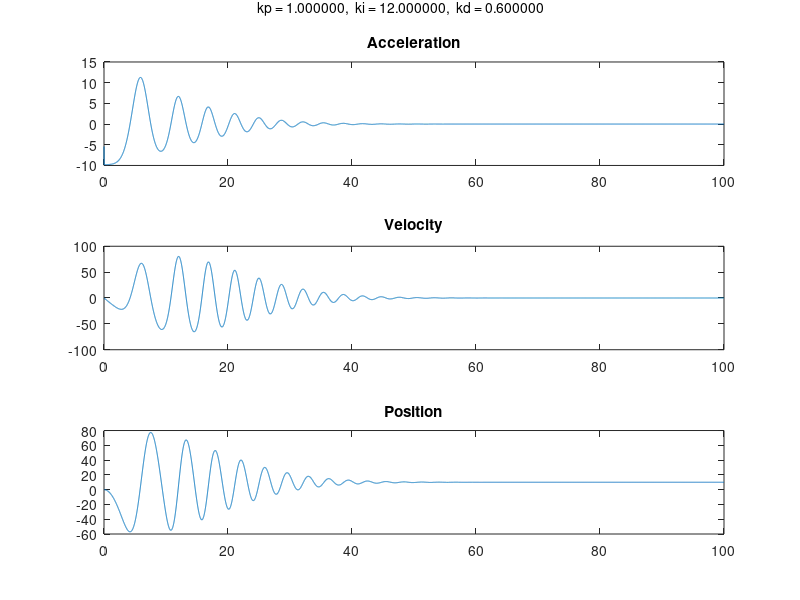

Reproduce this figure in MATLAB.
function main() %initial values
    g = 9.82;
    
    kp = 1.0;%3;
    ki = 12.0;%5.5;
    kd = 0.6;%4;

    a = [ 0 ; 0 ; -g ];
    v0 = zeros(3,1);
    v = v0;
    pos = zeros(3,1);
    thetaVec = zeros(3,1);
    
    refHeight = 10;
    
   %an = a; 
    %vn = v;
    %pn = pos;

    m = 1;   
    L = 0.25;
    k = 3e-6;
    
    h = 0.01;
    ta = 0:h:100;
    counter = 0;
    
    posVec = zeros(3,numel(ta));
    velVec = zeros(3,numel(ta));
    accVec = zeros(3,numel(ta));
    
    %pnVec = posVec;
    %vnVec = velVec;
    %anVec = accVec;
    %sumA = zeros(3,1);
    
    e = pos(3)-refHeight;
    integral = 0;
    %inputs= zeros(4,1);
    %thrustTot = zeros(4,1);
    
    %en = pn(3)-refHeight;
    %integraln = 0;
    %inputsn= zeros(4,1);
    %thrustTotn = zeros(4,1);
    
    %rotMat = zeros(3);
    
    for t = ta;
        counter = counter +1;
       
        eprev = e;
        e = refHeight - pos(3);
        
%         enprev = en;
%         en = refHeight - pn(3);
        
        [inputs, integral] = pidHeight( kp,ki,kd,e, eprev, h, integral);
        thrustTot = thrust(k,inputs);
        
%         [inputsn, integraln] = pidHeightn( en, enprev, h, integraln);
%         thrustTotn = thrust(k,inputsn);
%         
        rotMat = rotation( thetaVec );
        
        %uppdatera vinklar
        %accelerationen 
        a = acceleration(g, rotMat, thrustTot, m);
        v = velocity(a, t, v0);
        
        %an = Ftempn/m -[0;0;g];
%         an = -[0;0;g] + (rotMat * [0;0;thrustTotn]) ./ m;
%         sumA = an + sumA;
%         vn = h * sumA;
%         pn = pn + vn*h;
        
        pos = pos + h * v; %Euler
        
        posVec(:,counter) = pos;
        velVec(:,counter) = v;
        accVec(:,counter) = a;
        
%         pnVec(:,counter) = pn;
%         vnVec(:,counter) = vn;
%         anVec(:,counter) = an;
    end
%     figure
%         subplot(1,3,1)
%         plot(ta, accVec(1,:))       %plot z acc
%         title('Acceleration')
%             subplot(1,3,2)
%             plot(ta,velVec(1,:))    %plot z vel
%             title('Velocity')
%                 subplot(1,3,3)
%                 plot(ta, posVec(1,:))%plot z pos
%                 title('Position')
%                 
%     figure
%         subplot(1,3,1)
%         plot(ta, accVec(2,:))       %plot z acc
%         title('Acceleration')
%             subplot(1,3,2)
%             plot(ta,velVec(2,:))    %plot z vel
%             title('Velocity')
%                 subplot(1,3,3)
%                 plot(ta, posVec(2,:))%plot z pos
%                 title('Position')
    figure
        subplot(3,1,1)
        plot(ta, accVec(3,:))       %plot z acc
        title('Acceleration')
            subplot(3,1,2)
            plot(ta,velVec(3,:))    %plot z vel
            title('Velocity')
                subplot(3,1,3)
                plot(ta, posVec(3,:))%plot z pos
                title('Position')
                str = sprintf('\b kp = %f,  ki = %f,  kd = %f',kp,ki,kd);
                ha = axes('Position',[0 0 1 1],'Xlim',[0 1],'Ylim',[0 
1],'Box','off','Visible','off','Units','normalized', 'clipping' , 'off');

text(0.5, 1,str,'HorizontalAlignment' ,'center','VerticalAlignment', 'top')
                
%     figure
%         subplot(3,1,1)
%         plot(ta, anVec(3,:))         %plot z acc
%         title('Acceleration')
%             subplot(3,1,2)
%             plot(ta,vnVec(3,:))      %plot z vel
%             title('Velocity')
%                 subplot(3,1,3)
%                 plot(ta, pnVec(3,:)) %plot z pos
%                 title('Position')
                
     
end

function acc = acceleration(g , rotMat, thrustTot, m)
    gravity = [0; 0; -g];
    %acc = gravity + Ftemp / m;
    acc = gravity + (rotMat * [0;0;thrustTot]) ./ m; %3x1-vector 
end

function vel = velocity(a,t, v0)
    vel = a*t + v0; 
end

function thrustTot = thrust(k, inputs)
    thrustTot = k*sum(inputs.^2); %d?r input ?r en 4x1-vector inneh?llandes de fyra rotorernas vinkelhastighet.
end

function [input,integral] = pidHeight(kp,ki,kd,e, eprev,h,integral)
    integral = integral + e*h;
    derivative = ((e-eprev)/h);
    input = kp*e + ki*integral + kd*derivative;
end

function [inputn,integraln] = pidHeightn(en, enprev,h,integraln)
    kp = 0.1;%3;
    ki = 0.1;%5.5;
    kd = 0.01;%4;
    integraln = integraln + en*h;
    derivative = ((en-enprev)/h);
    inputn = kp*en + ki*integraln + kd*derivative;
end

function rotMat = rotation( thetaVec )
    roll    = thetaVec(1);
    pitch   = thetaVec(2);
    yaw     = thetaVec(3);

    rotMat = zeros(3);
    rotMat(:, 1) = [
        cos(yaw) * cos(pitch)
        cos(pitch) * sin(yaw)
        - sin(pitch)
    ];
    rotMat(:, 2) = [
        cos(yaw) * sin(pitch) * sin(roll) - cos(roll) * sin(yaw)
        cos(yaw) * cos(roll) + sin(yaw) * sin(pitch) * sin(roll)
        cos(pitch) * sin(roll)
    ];
    rotMat(:, 3) = [
        sin(yaw) * sin(roll) + cos(yaw) * cos(roll) * sin(pitch)
        cos(roll) * sin(yaw) * sin(pitch) - cos(yaw) * sin(roll)
        cos(pitch) * cos(roll)
    ];
end
